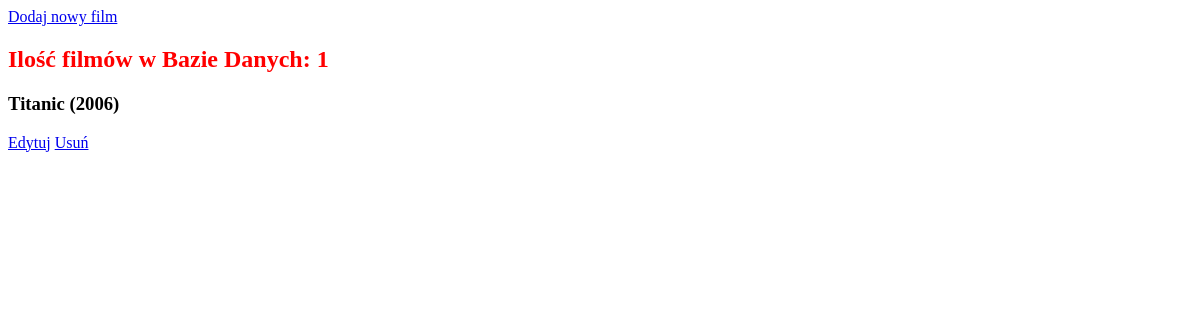
Before: /filmy/all/ with the older database file.
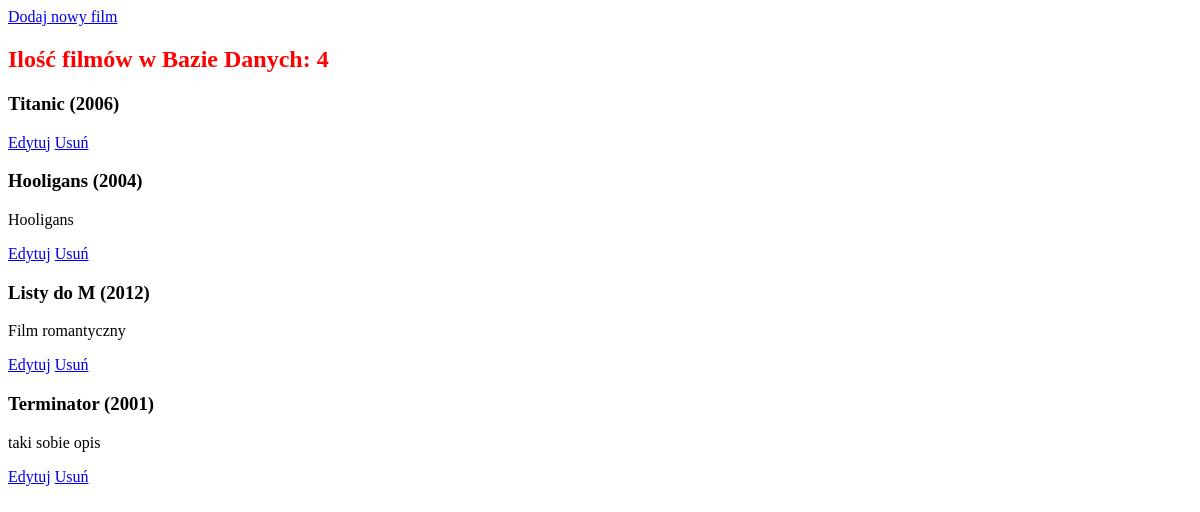
After: the same page with the newer database file.
### filmyweb/models.py (models this page shows)
class Film(models.Model):
    title = models.CharField(max_length=64, blank=False, unique=True)
    year = models.PositiveSmallIntegerField(default=2000)
    description = models.TextField(default="")
    premiera = models.DateField(null=True, blank=True)
    imdb_rating = models.DecimalField(max_digits=4,decimal_places=2, null=True,blank=True)
    poster = models.ImageField(upload_to="posters", null=True, blank=True)
    def __str__(self):
        return self.title_with_year()
    def title_with_year(self):
        return "{} ({})".format(self.title,self.year)

### filmyweb/views.py (the view)
# urls.py: path('all/', all_films, name='all_films'),
def all_films(request):
    all = Film.objects.all()
    return render(request,'filmy.html',{ 'films': all })

### templates/filmy.html (shortened to what this page needs)
{% load static %}
<!doctype html>
<html lang="en">
<head>
    <link rel="stylesheet" href="{% static 'css.css' %}">
</head>
<body>
    <a href="{% url 'new_film' %}">Dodaj nowy film</a>
    {% if films|length == 0 %}
        <h2>BRAK FILMÓW</h2>
    {% else %}
        <h2>Ilość filmów w Bazie Danych: {{ films|length }}</h2>
        {% for film in films %}
            <h3>{{ film }} </h3>
            <p>{{ film.description }}</p>
            <a href="{% url 'edit_film' film.id %}">Edytuj</a>
            <a href="{% url 'delete_film' film.id %}">Usuń</a>
        {% endfor %}
    {% endif %}
</body>
</html>

### my_static/css.css (style rules this page uses)
h2 { color:red; }

Changed rows visible on the page:
added Film: title+year "Hooligans (2004)", description "Hooligans"
added Film: title+year "Listy do M (2012)", description "Film romantyczny"
added Film: title+year "Terminator (2001)", description "taki sobie opis"
Other visible differences:
{{ films|length }}: "1" → "4"
